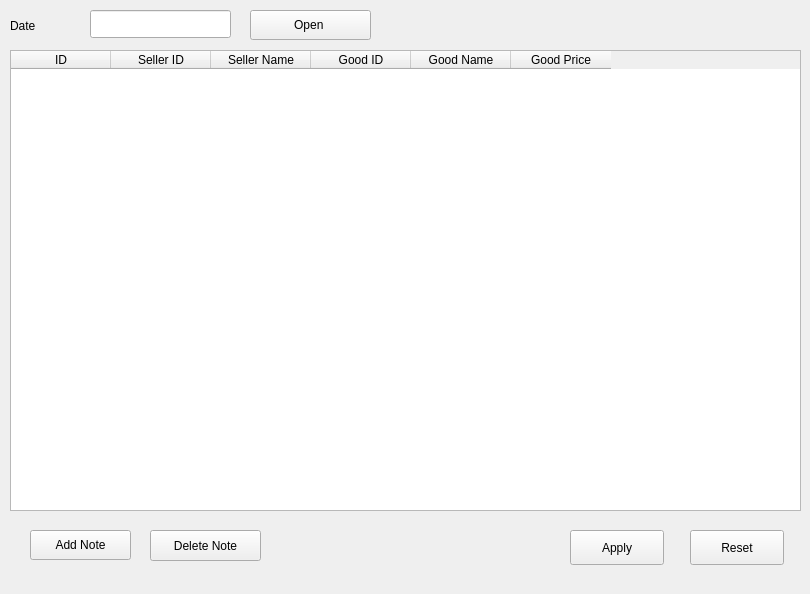
<?xml version="1.0" encoding="UTF-8"?>
<ui version="4.0">
 <class>NoteManage</class>
 <widget class="QWidget" name="NoteManage">
  <property name="geometry">
   <rect>
    <x>0</x>
    <y>0</y>
    <width>810</width>
    <height>594</height>
   </rect>
  </property>
  <property name="windowTitle">
   <string>Sold Note Manage</string>
  </property>
  <widget class="QTableWidget" name="tableWidget">
   <property name="geometry">
    <rect>
     <x>10</x>
     <y>50</y>
     <width>791</width>
     <height>461</height>
    </rect>
   </property>
   <property name="editTriggers">
    <set>QAbstractItemView::DoubleClicked|QAbstractItemView::EditKeyPressed</set>
   </property>
   <column>
    <property name="text">
     <string>ID</string>
    </property>
   </column>
   <column>
    <property name="text">
     <string>Seller ID</string>
    </property>
   </column>
   <column>
    <property name="text">
     <string>Seller Name</string>
    </property>
   </column>
   <column>
    <property name="text">
     <string>Good ID</string>
    </property>
   </column>
   <column>
    <property name="text">
     <string>Good Name</string>
    </property>
   </column>
   <column>
    <property name="text">
     <string>Good Price</string>
    </property>
   </column>
  </widget>
  <widget class="QLabel" name="label">
   <property name="geometry">
    <rect>
     <x>10</x>
     <y>15</y>
     <width>71</width>
     <height>21</height>
    </rect>
   </property>
   <property name="text">
    <string>Date</string>
   </property>
  </widget>
  <widget class="QLineEdit" name="dateEdit">
   <property name="geometry">
    <rect>
     <x>90</x>
     <y>10</y>
     <width>141</width>
     <height>28</height>
    </rect>
   </property>
  </widget>
  <widget class="QPushButton" name="openButton">
   <property name="geometry">
    <rect>
     <x>250</x>
     <y>10</y>
     <width>121</width>
     <height>30</height>
    </rect>
   </property>
   <property name="text">
    <string>Open </string>
   </property>
  </widget>
  <widget class="QPushButton" name="applyButton">
   <property name="geometry">
    <rect>
     <x>570</x>
     <y>530</y>
     <width>94</width>
     <height>35</height>
    </rect>
   </property>
   <property name="text">
    <string>Apply</string>
   </property>
  </widget>
  <widget class="QPushButton" name="addButton">
   <property name="geometry">
    <rect>
     <x>30</x>
     <y>530</y>
     <width>101</width>
     <height>30</height>
    </rect>
   </property>
   <property name="text">
    <string>Add Note</string>
   </property>
  </widget>
  <widget class="QPushButton" name="resetButton">
   <property name="geometry">
    <rect>
     <x>690</x>
     <y>530</y>
     <width>94</width>
     <height>35</height>
    </rect>
   </property>
   <property name="text">
    <string>Reset</string>
   </property>
  </widget>
  <widget class="QPushButton" name="deleteButton">
   <property name="geometry">
    <rect>
     <x>150</x>
     <y>530</y>
     <width>111</width>
     <height>31</height>
    </rect>
   </property>
   <property name="text">
    <string>Delete Note</string>
   </property>
  </widget>
 </widget>
 <resources/>
 <connections>
  <connection>
   <sender>addButton</sender>
   <signal>clicked()</signal>
   <receiver>NoteManage</receiver>
   <slot>onAddClicked()</slot>
   <hints>
    <hint type="sourcelabel">
     <x>60</x>
     <y>543</y>
    </hint>
    <hint type="destinationlabel">
     <x>66</x>
     <y>561</y>
    </hint>
   </hints>
  </connection>
  <connection>
   <sender>deleteButton</sender>
   <signal>clicked()</signal>
   <receiver>NoteManage</receiver>
   <slot>onDeleteClicked()</slot>
   <hints>
    <hint type="sourcelabel">
     <x>232</x>
     <y>545</y>
    </hint>
    <hint type="destinationlabel">
     <x>231</x>
     <y>562</y>
    </hint>
   </hints>
  </connection>
  <connection>
   <sender>applyButton</sender>
   <signal>clicked()</signal>
   <receiver>NoteManage</receiver>
   <slot>onApplyClicked()</slot>
   <hints>
    <hint type="sourcelabel">
     <x>593</x>
     <y>542</y>
    </hint>
    <hint type="destinationlabel">
     <x>595</x>
     <y>573</y>
    </hint>
   </hints>
  </connection>
  <connection>
   <sender>resetButton</sender>
   <signal>clicked()</signal>
   <receiver>NoteManage</receiver>
   <slot>onResetClicked()</slot>
   <hints>
    <hint type="sourcelabel">
     <x>772</x>
     <y>550</y>
    </hint>
    <hint type="destinationlabel">
     <x>774</x>
     <y>570</y>
    </hint>
   </hints>
  </connection>
  <connection>
   <sender>openButton</sender>
   <signal>clicked()</signal>
   <receiver>NoteManage</receiver>
   <slot>onOpenClicked()</slot>
   <hints>
    <hint type="sourcelabel">
     <x>364</x>
     <y>21</y>
    </hint>
    <hint type="destinationlabel">
     <x>395</x>
     <y>21</y>
    </hint>
   </hints>
  </connection>
  <connection>
   <sender>tableWidget</sender>
   <signal>itemChanged(QTableWidgetItem*)</signal>
   <receiver>NoteManage</receiver>
   <slot>onItemChanged(QTableWidgetItem*)</slot>
   <hints>
    <hint type="sourcelabel">
     <x>394</x>
     <y>501</y>
    </hint>
    <hint type="destinationlabel">
     <x>396</x>
     <y>519</y>
    </hint>
   </hints>
  </connection>
 </connections>
 <slots>
  <slot>onAddClicked()</slot>
  <slot>onDeleteClicked()</slot>
  <slot>onApplyClicked()</slot>
  <slot>onResetClicked()</slot>
  <slot>onOpenClicked()</slot>
  <slot>onItemChanged(QTableWidgetItem*)</slot>
 </slots>
</ui>
